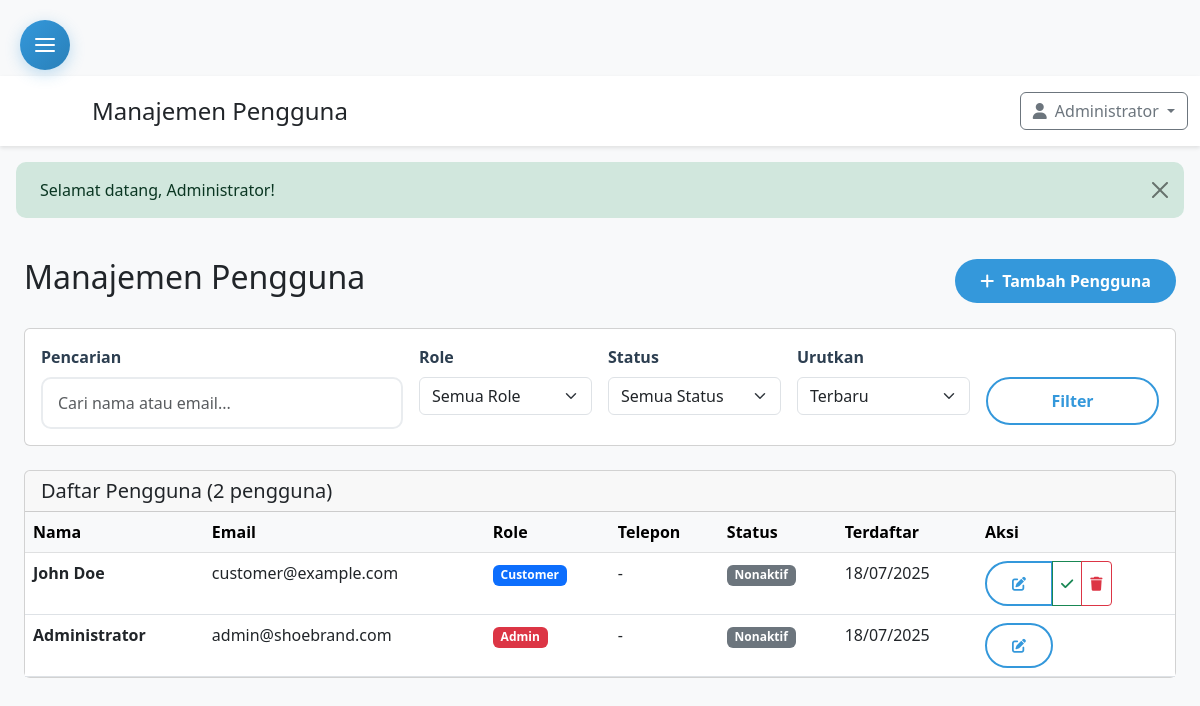
Page /admin/user.php (signed in) on the committed database.
### tables this page shows
CREATE TABLE users (
    id INT PRIMARY KEY AUTO_INCREMENT,
    name VARCHAR(255) NOT NULL,
    email VARCHAR(255) UNIQUE NOT NULL,
    password VARCHAR(255) NOT NULL,
    role_id INT DEFAULT 2,
    created_at DATETIME DEFAULT CURRENT_TIMESTAMP,
    updated_at DATETIME DEFAULT CURRENT_TIMESTAMP ON UPDATE CURRENT_TIMESTAMP,
    FOREIGN KEY (role_id) REFERENCES roles(id) ON DELETE SET NULL
);

CREATE TABLE roles (
    id INT PRIMARY KEY AUTO_INCREMENT,
    name VARCHAR(100) NOT NULL UNIQUE,
    created_at DATETIME DEFAULT CURRENT_TIMESTAMP,
    updated_at DATETIME DEFAULT CURRENT_TIMESTAMP ON UPDATE CURRENT_TIMESTAMP
);

### admin/user.php (the view, shortened to what this page needs)
<?php
require_once '../config.php';
$search = $_GET['search'] ?? '';
$sort = $_GET['sort'] ?? 'newest';
$where_conditions = [];
$params = [];
$where_clause = !empty($where_conditions) ? 'WHERE ' . implode(' AND ', $where_conditions) : '';
$sort_options = [
    'newest' => 'u.created_at DESC',
    'oldest' => 'u.created_at ASC',
    'name_asc' => 'u.name ASC',
    'name_desc' => 'u.name DESC',
    'email_asc' => 'u.email ASC',
    'email_desc' => 'u.email DESC'
];
$order_clause = 'ORDER BY ' . ($sort_options[$sort] ?? $sort_options['newest']);
$page = max(1, intval($_GET['page'] ?? 1));
$per_page = 20;
$offset = ($page - 1) * $per_page;
$count_query = "SELECT COUNT(*) FROM users u JOIN roles r ON u.role_id = r.id $where_clause";
$stmt = $pdo->prepare($count_query);
$stmt->execute($params);
$total_users = $stmt->fetchColumn();
$query = "
    SELECT u.*, r.name as role_name
    FROM users u
    JOIN roles r ON u.role_id = r.id
    $where_clause
    $order_clause
    LIMIT $per_page OFFSET $offset
";
$stmt = $pdo->prepare($query);
$stmt->execute($params);
$users = $stmt->fetchAll();
require_once 'includes/admin_header.php';
?>
<div class="container-fluid p-4">
    <div class="d-flex justify-content-between align-items-center mb-4">
        <h2>Manajemen Pengguna</h2>
        <button type="button" class="btn btn-primary" data-bs-toggle="modal" data-bs-target="#addUserModal">
            <i class="fas fa-plus me-2"></i>Tambah Pengguna
        </button>
    </div>
    <div class="card mb-4">
        <div class="card-body">
            <form method="GET" class="row g-3">
                <div class="col-md-4">
                    <label class="form-label">Pencarian</label>
                    <input type="text" class="form-control" name="search" value="<?php echo htmlspecialchars($search); ?>"
                           placeholder="Cari nama atau email...">
                </div>
                <div class="col-md-2">
                    <label class="form-label">Role</label>
                    <select class="form-select" name="role">
                        <option value="">Semua Role</option>
                    </select>
                </div>
                <div class="col-md-2">
                    <label class="form-label">Status</label>
                    <select class="form-select" name="status">
                        <option value="">Semua Status</option>
                    </select>
                </div>
                <div class="col-md-2">
                    <label class="form-label">Urutkan</label>
                    <select class="form-select" name="sort">
                        <option value="newest" <?php echo $sort == 'newest' ? 'selected' : ''; ?>>Terbaru</option>
                    </select>
                </div>
                <div class="col-md-2">
                    <label class="form-label">&nbsp;</label>
                    <div class="d-grid">
                        <button type="submit" class="btn btn-outline-primary">Filter</button>
                    </div>
                </div>
            </form>
        </div>
    </div>
    <div class="card">
        <div class="card-header">
            <h5 class="mb-0">Daftar Pengguna (<?php echo number_format($total_users); ?> pengguna)</h5>
        </div>
        <div class="card-body p-0">
            <?php if ($users): ?>
            <div class="table-responsive">
                <table class="table table-hover mb-0">
                    <thead class="table-light">
                        <tr>
                            <th>Nama</th>
                            <th>Email</th>
                            <th>Role</th>
                            <th>Telepon</th>
                            <th>Status</th>
                            <th>Terdaftar</th>
                            <th>Aksi</th>
                        </tr>
                    </thead>
                    <tbody>
                        <?php foreach ($users as $user): ?>
                        <tr>
                            <td>
                                <div>
                                    <strong><?php echo htmlspecialchars($user['name']); ?></strong>
                                </div>
                            </td>
                            <td><?php echo htmlspecialchars($user['email']); ?></td>
                            <td>
                                <span class="badge bg-<?php echo $user['role_id'] == 1 ? 'danger' : 'primary'; ?>">
                                    <?php echo htmlspecialchars($user['role_name']); ?>
                                </span>
                            </td>
                            <td><?php echo htmlspecialchars($user['phone'] ?? '-'); ?></td>
                            <td>
                                <span class="badge bg-<?php echo isset($user['status']) && $user['status'] ? 'success' : 'secondary'; ?>">
                                    <?php echo isset($user['status']) && $user['status'] ? 'Aktif' : 'Nonaktif'; ?>
                                </span>
                            </td>
                            <td><?php echo date('d/m/Y', strtotime($user['created_at'])); ?></td>
                            <td>
                                <div class="btn-group btn-group-sm">
                                    <button type="button" class="btn btn-outline-primary"
                                            onclick="editUser(<?php echo htmlspecialchars(json_encode($user)); ?>)">
                                        <i class="fas fa-edit"></i>
                                    </button>
                                    <?php if ($user['id'] != $_SESSION['user_id']): ?>
                                    <button type="button" class="btn btn-outline-<?php echo isset($user['status']) && $user['status'] ? 'warning' : 'success'; ?>"
                                            onclick="toggleStatus(<?php echo $user['id']; ?>, <?php echo isset($user['status']) && $user['status'] ? 0 : 1; ?>)">
                                        <i class="fas fa-<?php echo isset($user['status']) && $user['status'] ? 'ban' : 'check'; ?>"></i>
                                    </button>
                                    <button type="button" class="btn btn-outline-danger"
                                            onclick="deleteUser(<?php echo $user['id']; ?>, '<?php echo htmlspecialchars($user['name']); ?>')">
                                        <i class="fas fa-trash"></i>
                                    </button>
                                    <?php endif; ?>
                                </div>
                            </td>
                        </tr>
                        <?php endforeach; ?>
                    </tbody>
                </table>
            </div>
            <?php endif; ?>
        </div>
    </div>
</div>
<?php require_once 'includes/admin_footer.php'; ?>

### assets/css/style.css (style rules this page uses)
:root { --primary-color: #2c3e50; --secondary-color: #3498db; --accent-color: #e74c3c; --success-color: #27ae60; --warning-color: #f39c12; --light-gray: #ecf0f1; --dark-gray: #34495e; }
body { font-family: 'Segoe UI', Tahoma, Geneva, Verdana, sans-serif; padding-top: 76px; background-color: #f8f9fa; }
.btn-primary { background: var(--secondary-color); border: none; border-radius: 25px; padding: 10px 25px; font-weight: 600; transition: all 0.3s ease; }
.btn-outline-primary { border: 2px solid var(--secondary-color); color: var(--secondary-color); border-radius: 25px; padding: 10px 25px; font-weight: 600; transition: all 0.3s ease; }
.form-control { border-radius: 10px; border: 2px solid #e9ecef; padding: 12px 15px; transition: all 0.3s ease; }
.form-label { font-weight: 600; color: var(--primary-color); margin-bottom: 0.5rem; }

### rows in the picture
users: name "John Doe", email "customer@example.com", role.name "Customer", phone "-", created_at "18/07/2025"
users: name "Administrator", email "admin@shoebrand.com", role.name "Admin", phone "-", created_at "18/07/2025"

### other values in the picture
$page_title "Manajemen Pengguna"
$_SESSION['user_name'] "Administrator"
$_SESSION['success'] "Selamat datang, Administrator!"
$total_users "2"
